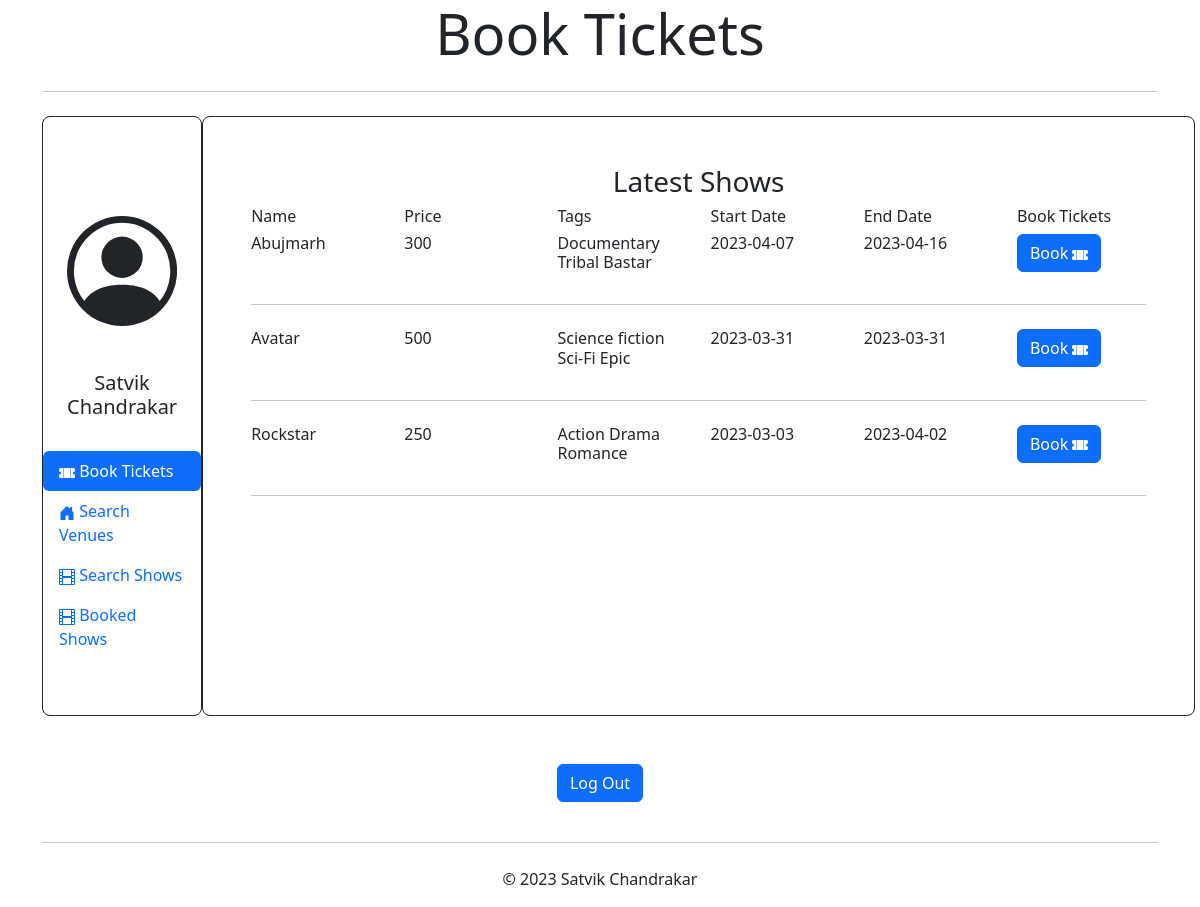
Page /userprofile/Satvik@29 on the committed database.
### app.py (models this page shows)
class User(db.Model):
    __tablename__ = 'user'
    userId = db.Column(db.Integer, autoincrement=True, primary_key=True)
    username = db.Column(db.String, unique=True, nullable=False)
    password = db.Column(db.String(32), nullable=False)
    first_name = db.Column(db.String(50))
    last_name = db.Column(db.String(50))
    phone_number = db.Column(db.String(10))
    bookedshows = db.relationship("BookedShows",backref='user', lazy='dynamic', primaryjoin="User.userId == BookedShows.userId")

class Show(db.Model):
    __tablename__ = 'show'
    showId = db.Column(db.Integer, autoincrement=True, primary_key=True)
    name = db.Column(db.String, unique=True)
    price = db.Column(db.Integer) #Static pricing
    tags = db.Column(db.String)
    sdate = db.Column(db.String)
    edate = db.Column(db.String)
    allocatedvenues = db.relationship("Allocatedvenues",backref='show',cascade="all, delete", lazy='dynamic',primaryjoin="Show.showId == Allocatedvenues.showId")

### app.py (the view)
@app.route('/userprofile/<username>', methods=['GET'])
def userprofile(username):
    user = db.one_or_404(db.select(User).filter_by(username=username))
    show_list = db.session.scalars(db.select(Show).order_by(Show.showId.desc())).all()
    bookedshows = db.session.scalars(db.select(BookedShows).filter(BookedShows.userId==user.userId))
    return render_template('userprofile.html',user=user,show_list=show_list,username=username,bookedshows=bookedshows)

### templates/userprofile.html (shortened to what this page needs)
<!DOCTYPE html>
<html lang="en">
<head>
    <link href="https://cdn.jsdelivr.net/npm/bootstrap@5.3.0-alpha1/dist/css/bootstrap.min.css" rel="stylesheet">
</head>
<body>
    <section>
        <div class="container">
            <div class="jumbotron">
                <h1 class="display-4" style="text-align: center;">Book Tickets</h1>
                <hr class="my-4">
            </div>
            <div class="bg-white rounded-lg d-block d-sm-flex">
                <div class="profile-tab-nav border border-dark rounded-3" style="height: 600px; width: 285px;">
                    <div class="p-4">
                        <h5 style="text-align: center;">{{user.first_name}} {{user.last_name}}</h5>
                    </div>
                    <div class="nav flex-column nav-pills" id="v-pills-tab" role="tablist" aria-orientation="vertical">
                        <a class="nav-link active" id="booktickets-tab" data-toggle="pill" href="#booktickets" role="tab"
                            aria-controls="booktickets" aria-selected="true">
                               Book Tickets
                        </a>
                        <a class="nav-link" id="searchvenues-tab" data-toggle="pill" href="#searchvenues" role="tab"
                            aria-controls="searchvenues" aria-selected="false">
                               Search Venues
                        </a>
                        <a class="nav-link" id="searchshows-tab" data-toggle="pill" href="#searchshows" role="tab"
                            aria-controls="searchshows" aria-selected="false">
                               Search Shows
                        </a>
                        <a class="nav-link" id="bookedshows-tab" data-toggle="pill" href="#bookedshows" role="tab" aria-controls="bookedshows" aria-selected="false">
                               Booked Shows
                        </a>
                    </div>
                </div>
                <div class="tab-content p-4 p-md-5 border border-dark rounded-3" id="v-pills-tabContent">
                    <div class="tab-pane fade show active" id="booktickets" role="tabpanel" aria-labelledby="booktickets-tab" style="width: 895px;">
                        <h3 style="text-align: center;">Latest Shows</h3>
                        <div class="row">
                            <div class="col-md-2">
                                <h6>Name</h6>
                            </div>
                            <div class="col-md-2">
                                <h6>Price</h6>
                            </div>
                            <div class="col-md-2">
                                <h6>Tags</h6>
                            </div>
                            <div class="col-md-2">
                                <h6>Start Date</h6>
                            </div>
                            <div class="col-md-2">
                                <h6>End Date</h6>
                            </div>
                            <div class="col-md-2">
                                <h6>Book Tickets</h6>
                            </div>
                        </div>
                        {% for show in show_list %}
                            <div class="row">
                                <div class="col-md-2">
                                    <h6>{{show.name}}</h6>
                                </div>
                                <div class="col-md-2">
                                    <h6>{{show.price}}</h6>
                                </div>
                                <div class="col-md-2">
                                    <h6>{{show.tags}}</h6>
                                </div>
                                <div class="col-md-2">
                                    <h6>{{show.sdate}}</h6>
                                </div>
                                <div class="col-md-2">
                                    <h6>{{show.edate}}</h6>
                                </div>
                                <div class="col-md-2">
                                    <h6><a href="/booktickets/{{username}}/{{show.showId}}" class="btn btn-primary">Book </a></h6>
                                </div>
                            </div>
                            <hr class="my-4">
                        {% endfor %}
                    </div>
                </div>
            </div>
            <div class="row">
                <p style="text-align: center;"><a href="/" class="btn btn-primary mt-5">Log Out</a></p>
            </div>
            <div class="jumbotron">
                <hr class="my-4">
                <p style="text-align: center;">&COPY; 2023 Satvik Chandrakar</p>
            </div>
        </div>
    </section>
</body>
</html>

### rows in the picture
User: first_name "Satvik", last_name "Chandrakar"
Show: name "Abujmarh", price "300", tags "Documentary Tribal Bastar", sdate "2023-04-07", edate "2023-04-16"
Show: name "Avatar", price "500", tags "Science fiction Sci-Fi Epic", sdate "2023-03-31", edate "2023-03-31"
Show: name "Rockstar", price "250", tags "Action Drama Romance", sdate "2023-03-03", edate "2023-04-02"
